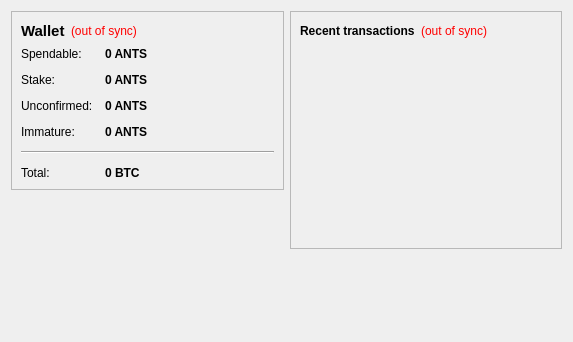
<?xml version="1.0" encoding="UTF-8"?>
<ui version="4.0">
 <class>OverviewPage</class>
 <widget class="QWidget" name="OverviewPage">
  <property name="geometry">
   <rect>
    <x>0</x>
    <y>0</y>
    <width>573</width>
    <height>342</height>
   </rect>
  </property>
  <property name="windowTitle">
   <string>Form</string>
  </property>
  <layout class="QHBoxLayout" name="horizontalLayout" stretch="1,1">
   <item>
    <layout class="QVBoxLayout" name="verticalLayout_2">
     <item>
      <widget class="QFrame" name="frame">
       <property name="frameShape">
        <enum>QFrame::StyledPanel</enum>
       </property>
       <property name="frameShadow">
        <enum>QFrame::Raised</enum>
       </property>
       <layout class="QVBoxLayout" name="verticalLayout_4">
        <item>
         <layout class="QHBoxLayout" name="horizontalLayout_4">
          <item>
           <widget class="QLabel" name="label_5">
            <property name="font">
             <font>
              <pointsize>11</pointsize>
              <weight>75</weight>
              <bold>true</bold>
             </font>
            </property>
            <property name="text">
             <string>Wallet</string>
            </property>
           </widget>
          </item>
          <item>
           <widget class="QLabel" name="labelWalletStatus">
            <property name="toolTip">
             <string>The displayed information may be out of date. Your wallet automatically synchronizes with the Ant network after a connection is established, but this process has not completed yet.</string>
            </property>
            <property name="styleSheet">
             <string notr="true">QLabel { color: red; }</string>
            </property>
            <property name="text">
             <string notr="true">(out of sync)</string>
            </property>
            <property name="alignment">
             <set>Qt::AlignLeading|Qt::AlignLeft|Qt::AlignVCenter</set>
            </property>
           </widget>
          </item>
          <item>
           <spacer name="horizontalSpacer_2">
            <property name="orientation">
             <enum>Qt::Horizontal</enum>
            </property>
            <property name="sizeHint" stdset="0">
             <size>
              <width>40</width>
              <height>20</height>
             </size>
            </property>
           </spacer>
          </item>
         </layout>
        </item>
        <item>
         <layout class="QFormLayout" name="formLayout_2">
          <property name="fieldGrowthPolicy">
           <enum>QFormLayout::AllNonFixedFieldsGrow</enum>
          </property>
          <property name="horizontalSpacing">
           <number>12</number>
          </property>
          <property name="verticalSpacing">
           <number>12</number>
          </property>
          <item row="0" column="0">
           <widget class="QLabel" name="label">
            <property name="text">
             <string>Spendable:</string>
            </property>
           </widget>
          </item>
          <item row="0" column="1">
           <widget class="QLabel" name="labelBalance">
            <property name="font">
             <font>
              <weight>75</weight>
              <bold>true</bold>
             </font>
            </property>
            <property name="cursor">
             <cursorShape>IBeamCursor</cursorShape>
            </property>
            <property name="toolTip">
             <string>Your current spendable balance</string>
            </property>
            <property name="text">
             <string notr="true">0 ANTS</string>
            </property>
            <property name="textInteractionFlags">
             <set>Qt::LinksAccessibleByMouse|Qt::TextSelectableByKeyboard|Qt::TextSelectableByMouse</set>
            </property>
           </widget>
          </item>
          <item row="1" column="0">
           <widget class="QLabel" name="label_6">
            <property name="text">
             <string>Stake:</string>
            </property>
           </widget>
          </item>
          <item row="1" column="1">
           <widget class="QLabel" name="labelStake">
            <property name="font">
             <font>
              <weight>75</weight>
              <bold>true</bold>
             </font>
            </property>
            <property name="cursor">
             <cursorShape>IBeamCursor</cursorShape>
            </property>
            <property name="toolTip">
             <string>Total of coins that was staked, and do not yet count toward the current balance</string>
            </property>
            <property name="text">
             <string notr="true">0 ANTS</string>
            </property>
            <property name="textInteractionFlags">
             <set>Qt::LinksAccessibleByMouse|Qt::TextSelectableByKeyboard|Qt::TextSelectableByMouse</set>
            </property>
           </widget>
          </item>
          <item row="2" column="0">
           <widget class="QLabel" name="label_3">
            <property name="text">
             <string>Unconfirmed:</string>
            </property>
           </widget>
          </item>
          <item row="2" column="1">
           <widget class="QLabel" name="labelUnconfirmed">
            <property name="font">
             <font>
              <weight>75</weight>
              <bold>true</bold>
             </font>
            </property>
            <property name="cursor">
             <cursorShape>IBeamCursor</cursorShape>
            </property>
            <property name="toolTip">
             <string>Total of transactions that have yet to be confirmed, and do not yet count toward the current balance</string>
            </property>
            <property name="text">
             <string notr="true">0 ANTS</string>
            </property>
            <property name="textInteractionFlags">
             <set>Qt::LinksAccessibleByMouse|Qt::TextSelectableByKeyboard|Qt::TextSelectableByMouse</set>
            </property>
           </widget>
          </item>
          <item row="3" column="0">
           <widget class="QLabel" name="labelImmatureText">
            <property name="text">
             <string>Immature:</string>
            </property>
           </widget>
          </item>
          <item row="3" column="1">
           <widget class="QLabel" name="labelImmature">
            <property name="font">
             <font>
              <weight>75</weight>
              <bold>true</bold>
             </font>
            </property>
            <property name="toolTip">
             <string>Mined balance that has not yet matured</string>
            </property>
            <property name="text">
             <string notr="true">0 ANTS</string>
            </property>
            <property name="textInteractionFlags">
             <set>Qt::LinksAccessibleByMouse|Qt::TextSelectableByKeyboard|Qt::TextSelectableByMouse</set>
            </property>
           </widget>
          </item>
          <item row="4" column="0" colspan="2">
           <widget class="Line" name="line">
            <property name="orientation">
             <enum>Qt::Horizontal</enum>
            </property>
           </widget>
          </item>
          <item row="5" column="0">
           <widget class="QLabel" name="labelTotalText">
            <property name="text">
             <string>Total:</string>
            </property>
           </widget>
          </item>
          <item row="5" column="1">
           <widget class="QLabel" name="labelTotal">
            <property name="font">
             <font>
              <weight>75</weight>
              <bold>true</bold>
             </font>
            </property>
            <property name="cursor">
             <cursorShape>IBeamCursor</cursorShape>
            </property>
            <property name="toolTip">
             <string>Your current total balance</string>
            </property>
            <property name="text">
             <string notr="true">0 BTC</string>
            </property>
            <property name="textInteractionFlags">
             <set>Qt::LinksAccessibleByMouse|Qt::TextSelectableByKeyboard|Qt::TextSelectableByMouse</set>
            </property>
           </widget>
          </item>
         </layout>
        </item>
       </layout>
      </widget>
     </item>
     <item>
      <spacer name="verticalSpacer">
       <property name="orientation">
        <enum>Qt::Vertical</enum>
       </property>
       <property name="sizeHint" stdset="0">
        <size>
         <width>20</width>
         <height>40</height>
        </size>
       </property>
      </spacer>
     </item>
    </layout>
   </item>
   <item>
    <layout class="QVBoxLayout" name="verticalLayout_3">
     <item>
      <widget class="QFrame" name="frame_2">
       <property name="frameShape">
        <enum>QFrame::StyledPanel</enum>
       </property>
       <property name="frameShadow">
        <enum>QFrame::Raised</enum>
       </property>
       <layout class="QVBoxLayout" name="verticalLayout">
        <item>
         <layout class="QHBoxLayout" name="horizontalLayout_2">
          <item>
           <widget class="QLabel" name="label_4">
            <property name="text">
             <string>&lt;b&gt;Recent transactions&lt;/b&gt;</string>
            </property>
           </widget>
          </item>
          <item>
           <widget class="QLabel" name="labelTransactionsStatus">
            <property name="toolTip">
             <string>The displayed information may be out of date. Your wallet automatically synchronizes with the Ant network after a connection is established, but this process has not completed yet.</string>
            </property>
            <property name="styleSheet">
             <string notr="true">QLabel { color: red; }</string>
            </property>
            <property name="text">
             <string notr="true">(out of sync)</string>
            </property>
            <property name="alignment">
             <set>Qt::AlignRight|Qt::AlignTrailing|Qt::AlignVCenter</set>
            </property>
           </widget>
          </item>
          <item>
           <spacer name="horizontalSpacer">
            <property name="orientation">
             <enum>Qt::Horizontal</enum>
            </property>
            <property name="sizeHint" stdset="0">
             <size>
              <width>40</width>
              <height>20</height>
             </size>
            </property>
           </spacer>
          </item>
         </layout>
        </item>
        <item>
         <widget class="QListView" name="listTransactions">
          <property name="styleSheet">
           <string notr="true">QListView { background: transparent; }</string>
          </property>
          <property name="frameShape">
           <enum>QFrame::NoFrame</enum>
          </property>
          <property name="verticalScrollBarPolicy">
           <enum>Qt::ScrollBarAlwaysOff</enum>
          </property>
          <property name="horizontalScrollBarPolicy">
           <enum>Qt::ScrollBarAlwaysOff</enum>
          </property>
          <property name="selectionMode">
           <enum>QAbstractItemView::NoSelection</enum>
          </property>
         </widget>
        </item>
       </layout>
      </widget>
     </item>
     <item>
      <spacer name="verticalSpacer_2">
       <property name="orientation">
        <enum>Qt::Vertical</enum>
       </property>
       <property name="sizeHint" stdset="0">
        <size>
         <width>20</width>
         <height>40</height>
        </size>
       </property>
      </spacer>
     </item>
    </layout>
   </item>
  </layout>
 </widget>
 <resources/>
 <connections/>
</ui>
